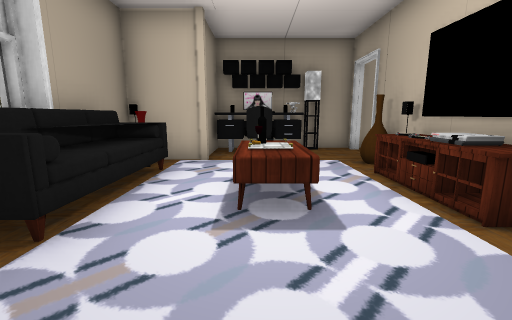
View 1 (above)

24 first-person views from a walk through a 3-D level made in the Unity game engine. The camera is 1.2 m above the floor, tilts 10° down and sees 90° across. Doors are open. The floor is counted in squares, 1 m on a side. Each view is taken from the middle of a square. On the plan, view 1 faces up. The plan holds only what a view shows up to about 12 squares ahead; the rest is blank. The place goes on beyond the plan. The player is left out. Some surface patterns are stand-ins.

View 2
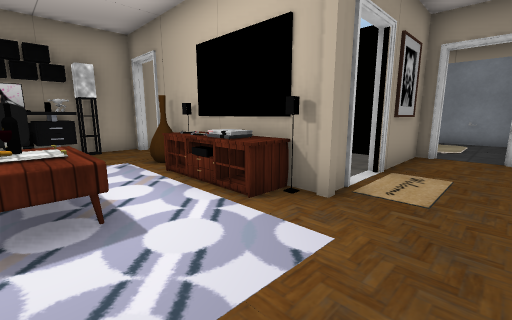

View 3
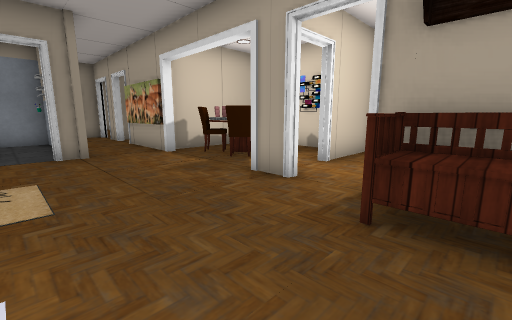

View 4
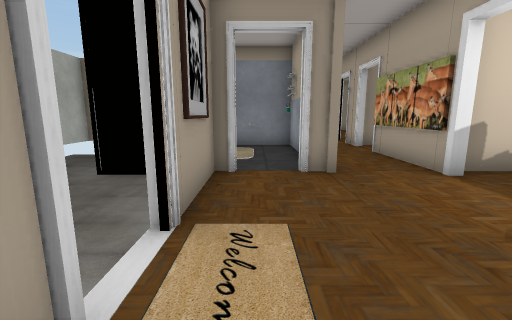

View 5
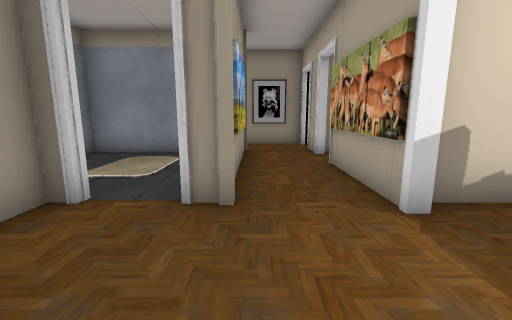

View 6
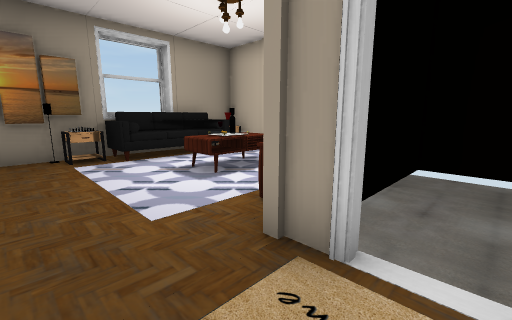

View 7
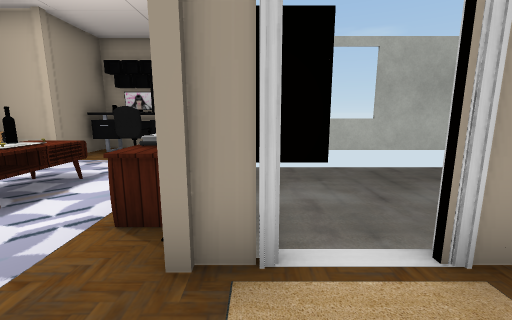

View 8
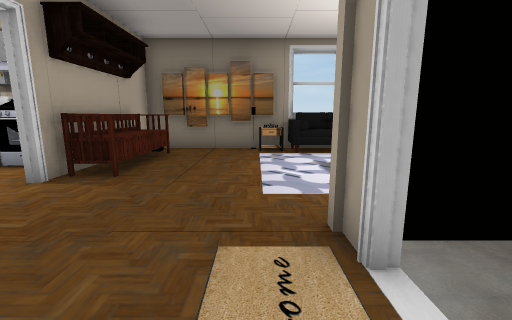

View 9
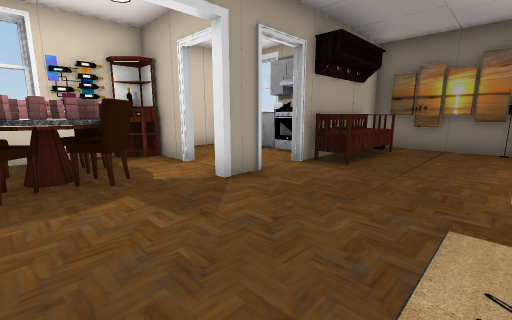

View 10
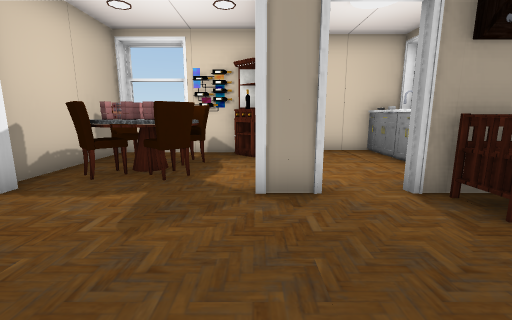

View 11
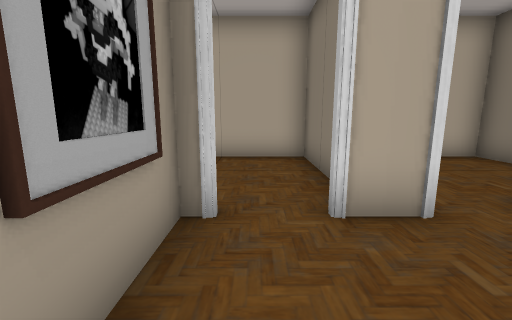

View 12
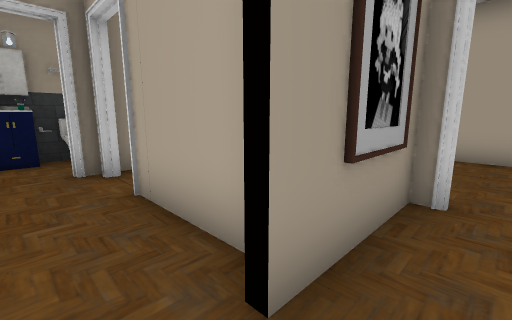

View 13
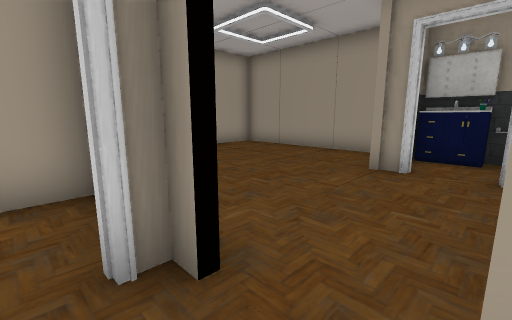

View 14
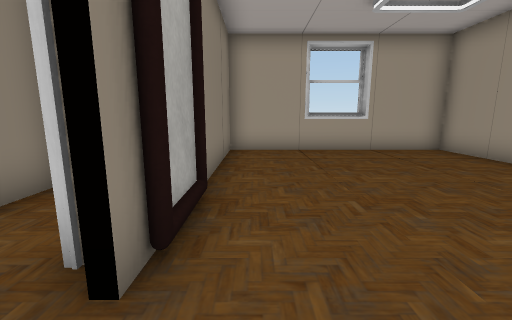

View 15
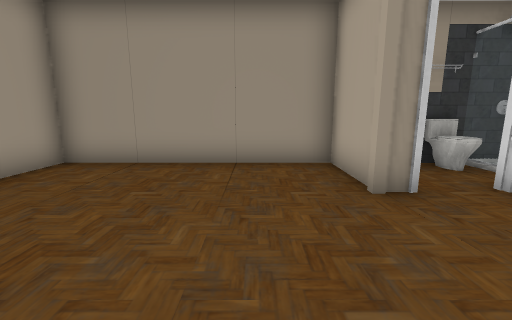

View 16
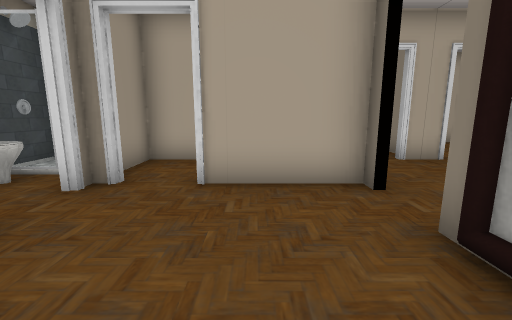

View 17
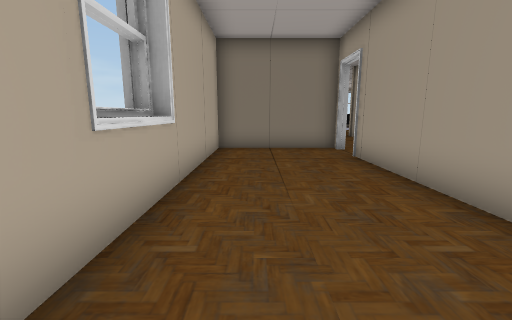

View 18
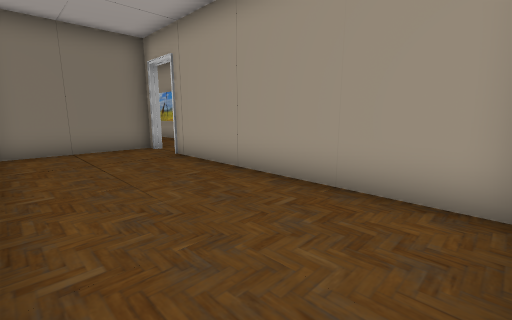

View 19
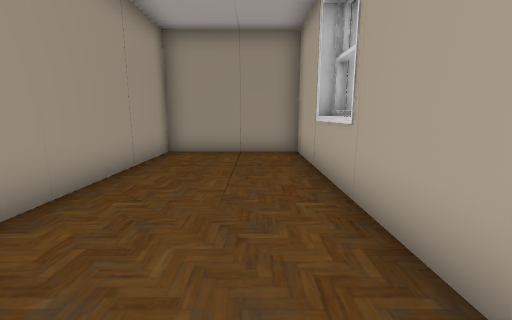

View 20
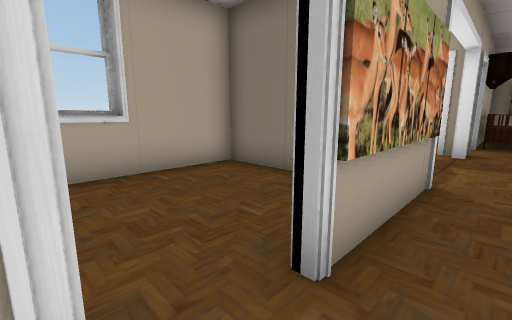

View 21
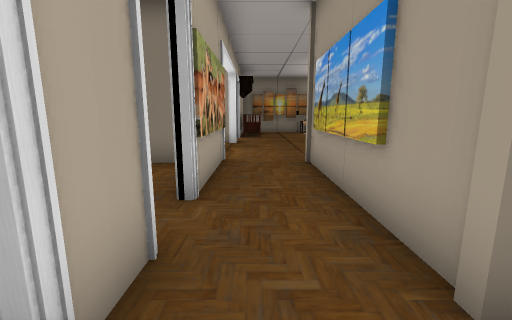

View 22
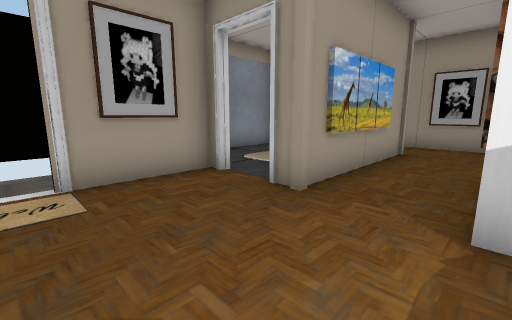

View 23
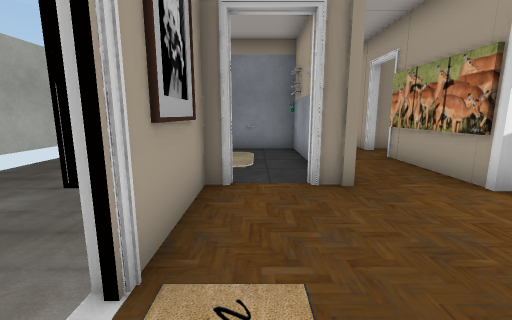

View 24
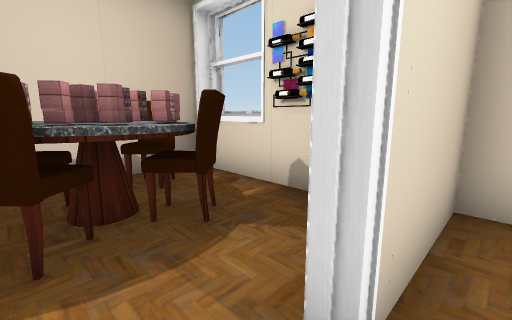

### Floor plan
Key: @ floor where view 1 was taken; # wall or solid block; x gap in a wall; . main floor; - floor 4 m lower than the main floor; D open door; ^ raised ledge; v drop or lower ground; C chair; P pillar; S sofa; A vase; T table; B bench; L bottle; E stove; I cabinet; F toilet; M mirror; O other object.
Columns run from 4 left of view 1 to 24 right of it. Each row starts with its distance up from view 1.
 10 vvv  vvvv-vvvvvvvvvv
  9 vvvOOO#D# #    vvvvv########
  8 vvvOCC.D  #   vvvvv #.......#
  7  O#P. .##     vvvvv #.......#
  6   S   .A      vvvvv #.......#
  5 OSS TT.Tv      ### ##.......#
  4 #SS OT.Ov      ...#.#.......#
  3 #SS TT.Ov    #....#.M.......#
  2  SS   OPxD####....DD#....P##
  1 #TO.........DD...O#......DOO
  0 ##..@.......D#..O##....DDDOF
 -1 ##..........P#####P.####.###
 -2 ##BBBB..............#  ..# #
 -3 ######.##...####DDDD########
 -4     E....CCC#.....#.........#
 -5    OO...##OO#.....#.........#
 -6    #^...ICCCC.....#.........#
 -7     ^...IL###...###....##...#
 -8    #####   #################

Positions as (right, up) in squares from view 1, and headings:
1: (0, 0), facing up
2: (0, 0), facing up-right
3: (0, 1), facing down-right
4: (3, 1), facing right
5: (5, -1), facing right
6: (5, 0), facing up-left
7: (4, 0), facing up
8: (6, 1), facing left
9: (7, 1), facing down-left
10: (4, 1), facing down
11: (15, 0), facing down
12: (15, 1), facing down-right
13: (15, 0), facing up-right
14: (17, 0), facing up
15: (17, 4), facing right
16: (18, 4), facing down
17: (23, -6), facing left
18: (23, -7), facing up-left
19: (15, -6), facing right
20: (13, -2), facing down-left
21: (15, -2), facing left
22: (5, -3), facing up-right
23: (4, 1), facing right
24: (3, -4), facing down-right
